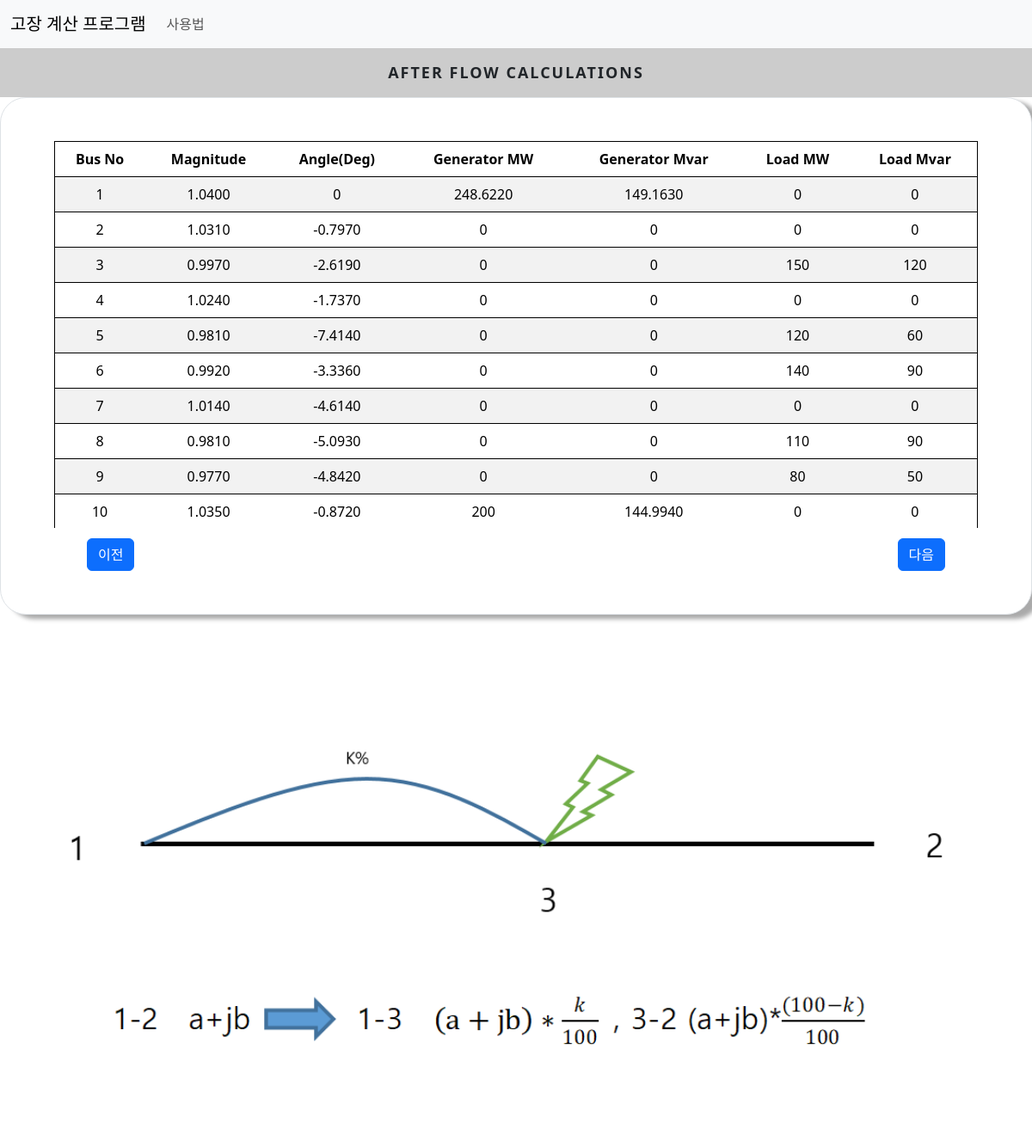
Page /flow/ on the earlier database version.
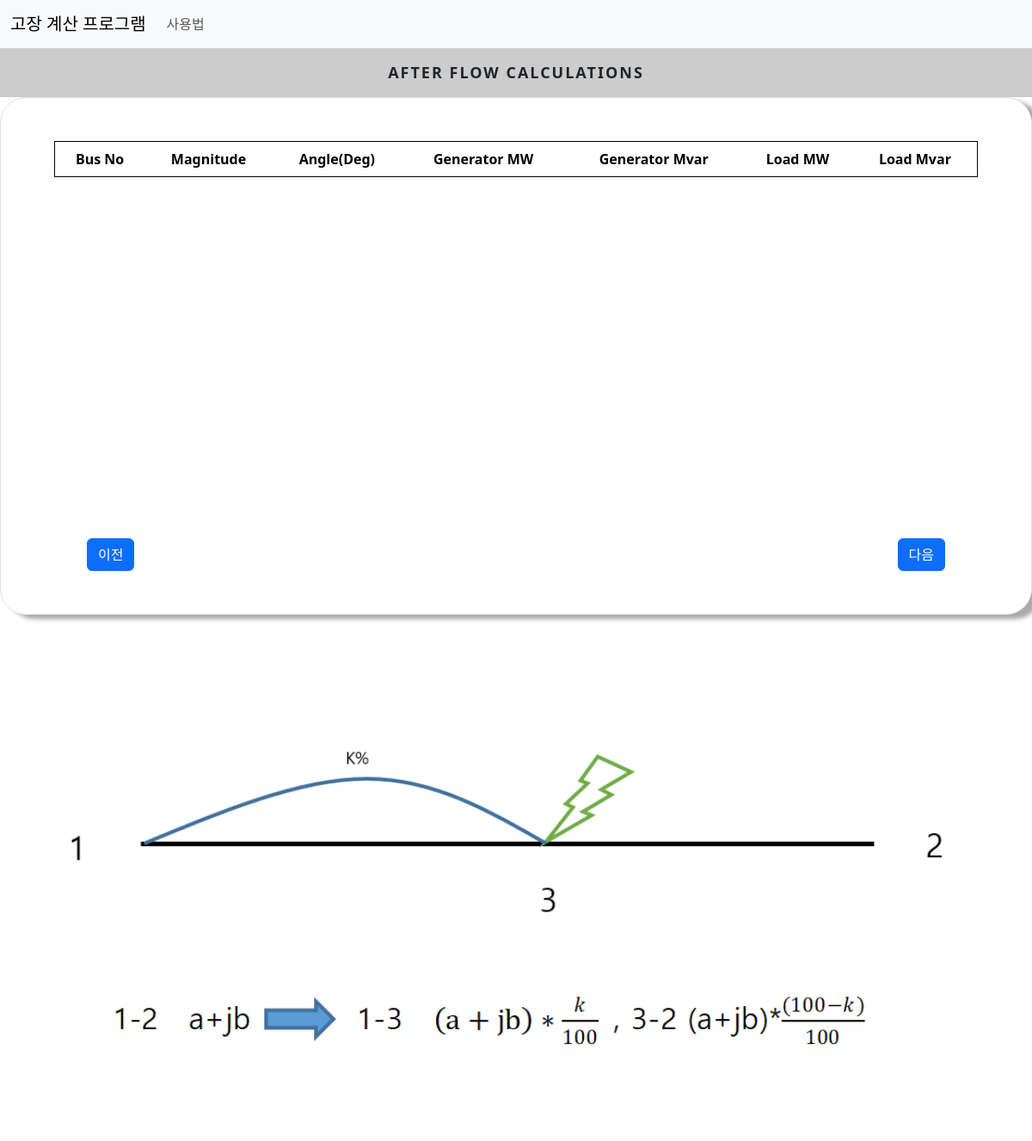
Same page on the later database version.
### cal/models.py (models this page shows)
class Afterflow(models.Model):
    Bus_No =models.SmallIntegerField()
    Voltage_Mag = models.FloatField(default=0)
    Voltage_Deg = models.FloatField(default=0)
    Generator_MW = models.FloatField(default=0)
    Generator_Mvar = models.FloatField(default=0)
    Load_MW = models.FloatField(default=0)
    Load_Mvar = models.FloatField(default=0)

### cal/views.py (the view)
# urls.py: path('flow/',views.flow, name='flow'),
def flow(request):
    afterflow=Afterflow.objects.all()
    fault_con = FaultCondition.objects.get(to_find=True)
    context={'afterflow':afterflow, 'fault_con':fault_con}
    return render(request,'cal/flow.html',context=context)

### cal/templates/cal/flow.html (shortened to what this page needs)
{% extends './base.html'%}
{% load static %}
{% block css %}
<link rel="stylesheet" href="{% static 'cal/css/table_label.css'%}">
{% endblock css %}
{% block content %}
<div class="main">
    <div class="tab">
      <label for="tab-1">After Flow calculations</label>
    </div>
    <div class="content">
      <div class="content-dis">
        <div class="border">
          <div class="container  fault">
            <table class="table table-striped">
              <thead>
                <tr>
                  <td>Bus No</td>
                  <td>Magnitude</td>
                  <td>Angle(Deg)</td>
                  <td>Generator MW</td>
                  <td>Generator Mvar</td>
                  <td>Load MW</td>
                  <td>Load Mvar</td>
                </tr>
              </thead>
              <tbody>
                {% for i in afterflow %}
                <tr>
                  <td>{{i.Bus_No}}</td>
                  <td>{{i.Voltage_Mag|floatformat:-4}}</td>
                  <td>{{i.Voltage_Deg|floatformat:-4}}</td>
                  <td>{{i.Generator_MW|floatformat:-4}}</td>
                  <td>{{i.Generator_Mvar|floatformat:-4}}</td>
                  <td>{{i.Load_MW|floatformat:-4}}</td>
                  <td>{{i.Load_Mvar|floatformat:-4}}</td>
                </tr>
                {% endfor %}
              </tbody>
            </table>
          </div>
          <a class="btn btn-primary prev" href="{% url 'initial' %}">이전</a>
          {% if fault_con.is_bus_fault %}
            {% if fault_con.fault_type == 0 %}
              <a class="btn btn-primary" href="{% url 'ybus' %}">다음</a>
            {% else%}
              <a class="btn btn-primary next" href="{% url 'transformer' %}">다음</a>
            {% endif %}
          {% else %}
            <a class="btn btn-primary next" href="{% url 'slider' %}">다음</a>
          {% endif %}
        </div>
      </div>
    </div>
  </div>
  {% if fault_con.is_bus_fault %}
    {% if fault_con.fault_type == 0 %}
      {% if fault_con.is_shunt %}
        {% if fault_con.is_load_effect %}
          <img src="{% static 'cal/images/ybusbload.png'%}">
        {% else %}
          <img src="{% static 'cal/images/ybusb.png'%}">
        {% endif %}
      {% else %}
        {% if fault_con.is_load_effect %}
          <img src="{% static 'cal/images/ybusload.png'%}">
        {% else %}
          <img src="{% static 'cal/images/ybus.png'%}">
        {% endif %}
      {% endif%}
    {% else%}
      <img src="{% static 'cal/images/zero-sequence.png'%}">
    {% endif %}
  {% else %}
    <img src="{% static 'cal/images/slider.png'%}">
  {% endif %}
{% endblock content%}

### cal/templates/cal/base.html (shortened to what this page needs)
{% load static %}
<!DOCTYPE html>
<html lang="en">
<head>
  <link href="https://cdn.jsdelivr.net/npm/bootstrap@5.3.1/dist/css/bootstrap.min.css" rel="stylesheet">
  <link rel="stylesheet" href="{% static 'cal/css/base.css'%}">
  {% block css %}{% endblock css %}
</head>
<body>
  <nav class="navbar navbar-expand-lg bg-body-tertiary">
    <div class="container-fluid">
      <a class="navbar-brand" href="{% url 'main' %}">고장 계산 프로그램</a>
      <div class="collapse navbar-collapse" id="navbarSupportedContent">
        <ul class="navbar-nav me-auto mb-2 mb-lg-0">
          <li class="nav-item">
            <a class="nav-link" href="{% url 'manual' %}">사용법</a>
          </li>
        </ul>
      </div>
    </div>
  </nav>
  {% block content %}{% endblock content %}
</body>
</html>

### cal/static/cal/css/base.css (style rules this page uses)
html { font-family: "Noto Sans KR", sans-serif; font-size: 16px; font-weight: 400; }
* { box-sizing: border-box; }
.border, .condition { background-color:#ffffff; padding: 50px; padding-bottom:100px; border: 1px solid #000000; border-radius:30px; margin-bottom:30px; box-shadow: 10px 5px 5px #aaaaaa; }
label { display:block; }
#tab-1:checked ~ .tab label:nth-child(1), #tab-2:checked ~ .tab label:nth-child(2), #tab-3:checked ~ .tab label:nth-child(3), #tab-4:checked ~ .tab label:nth-child(4), #tab-5:checked ~ .tab label:nth-child(5), #tab-6:checked ~ .tab label:nth-child(6), #tab-7:checked ~ .tab label:nth-child(7), #tab-8:checked ~ .tab label:nth-child(8), #tab-9:checked ~ .tab label:nth-child(9), #tab-10:checked ~ .tab label:nth-child(10), #tab-11:checked ~ .tab label:nth-child(11), #tab-12:checked ~ .tab label:nth-child(12), #tab-13:checked ~ .tab label:nth-child(13), #tab-14:checked ~ .tab label:nth-child(14) { background-color: rgba(0, 0, 0, 0.2); box-shadow: none; }
.content > div { display: none; }
#tab-1:checked ~ .content div:nth-child(1), #tab-2:checked ~ .content div:nth-child(2), #tab-3:checked ~ .content div:nth-child(3), #tab-4:checked ~ .content div:nth-child(4), #tab-5:checked ~ .content div:nth-child(5), #tab-6:checked ~ .content div:nth-child(6), #tab-7:checked ~ .content div:nth-child(7), #tab-8:checked ~ .content div:nth-child(8), #tab-9:checked ~ .content div:nth-child(9), #tab-10:checked ~ .content div:nth-child(10), #tab-11:checked ~ .content div:nth-child(11), #tab-12:checked ~ .content div:nth-child(12), #tab-13:checked ~ .content div:nth-child(13), #tab-14:checked ~ .content div:nth-child(14) { display:block; position:relative; }
.main { margin: 0 auto; max-width: 100%; }
.tab { overflow: hidden; }
.tab label { font-size: 18px; cursor: pointer; float: left; width: 50%; text-align: center; padding: 15px 0; text-transform: uppercase; font-weight: bold; letter-spacing: 2px; user-select: none; -webkit-user-select: none; }
.content { min-height: 250px; }
.fault { overflow:auto; height:450px; }
.table { border: 1px solid black; text-align: center; }
img { width:100%; height:100%; padding-top:50px; }
thead { font-weight: 700; }
.next { position:absolute; right:100px; bottom:50px; }
.prev { position:absolute; left:100px; bottom:50px; }

### cal/static/cal/css/table_label.css (style rules this page uses)
.tab label { width: 100%; }

Differences in the rows shown:
removed Afterflow: Bus_No "1", Voltage_Mag "1.0400", Voltage_Deg "0", Generator_MW "248.6220", Generator_Mvar "149.1630", Load_MW "0", Load_Mvar "0"
removed Afterflow: Bus_No "2", Voltage_Mag "1.0310", Voltage_Deg "-0.7970", Generator_MW "0", Generator_Mvar "0", Load_MW "0", Load_Mvar "0"
removed Afterflow: Bus_No "3", Voltage_Mag "0.9970", Voltage_Deg "-2.6190", Generator_MW "0", Generator_Mvar "0", Load_MW "150", Load_Mvar "120"
removed Afterflow: Bus_No "4", Voltage_Mag "1.0240", Voltage_Deg "-1.7370", Generator_MW "0", Generator_Mvar "0", Load_MW "0", Load_Mvar "0"
removed Afterflow: Bus_No "5", Voltage_Mag "0.9810", Voltage_Deg "-7.4140", Generator_MW "0", Generator_Mvar "0", Load_MW "120", Load_Mvar "60"
removed Afterflow: Bus_No "6", Voltage_Mag "0.9920", Voltage_Deg "-3.3360", Generator_MW "0", Generator_Mvar "0", Load_MW "140", Load_Mvar "90"
removed Afterflow: Bus_No "7", Voltage_Mag "1.0140", Voltage_Deg "-4.6140", Generator_MW "0", Generator_Mvar "0", Load_MW "0", Load_Mvar "0"
removed Afterflow: Bus_No "8", Voltage_Mag "0.9810", Voltage_Deg "-5.0930", Generator_MW "0", Generator_Mvar "0", Load_MW "110", Load_Mvar "90"
removed Afterflow: Bus_No "9", Voltage_Mag "0.9770", Voltage_Deg "-4.8420", Generator_MW "0", Generator_Mvar "0", Load_MW "80", Load_Mvar "50"
removed Afterflow: Bus_No "10", Voltage_Mag "1.0350", Voltage_Deg "-0.8720", Generator_MW "200", Generator_Mvar "144.9940", Load_MW "0", Load_Mvar "0"
